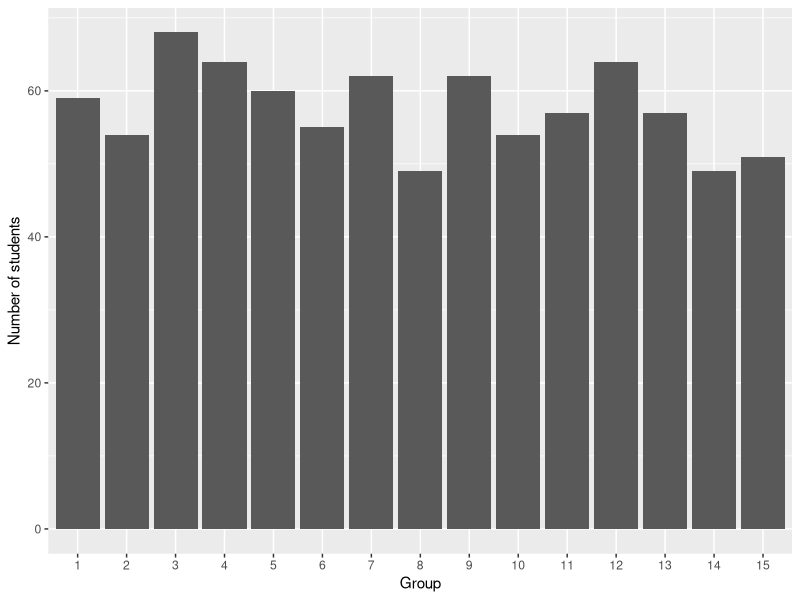
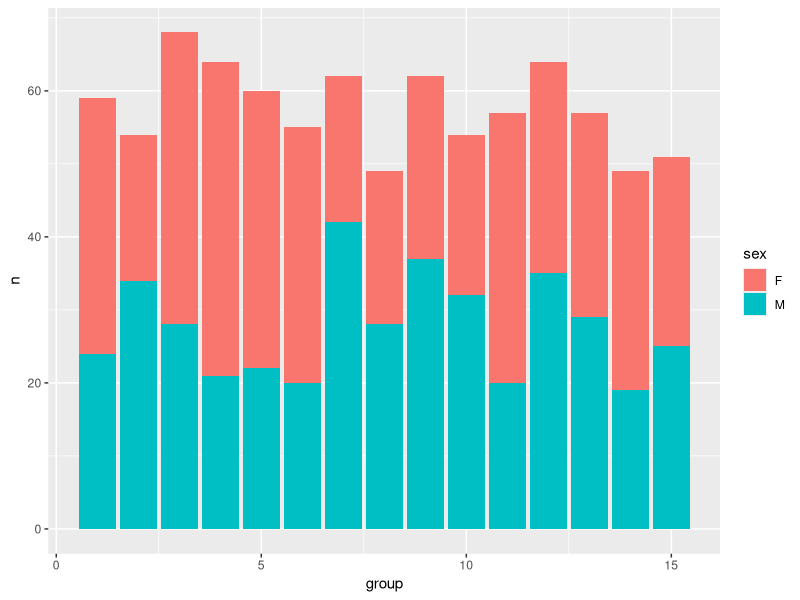
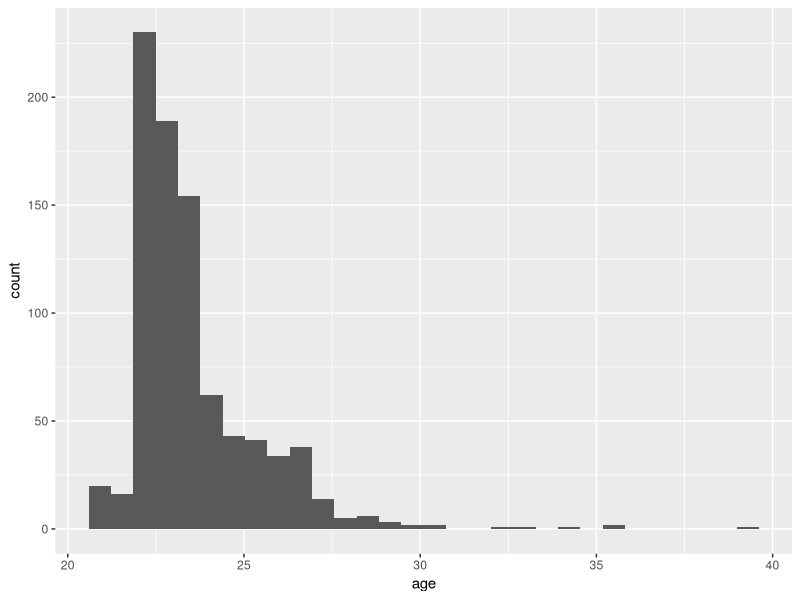

Write the R code that produced these figures, in order.
## ---- chunk 1
library(readr)
library(here)
courses <- read_csv(here("courses.csv"), show_col_types = FALSE)
## ---- chunk 2
library(dplyr)
library(knitr)

courses |> 
  rename(
    course_name = course,
    identifier = course_id,
    number_of_exams = nb_grades
  ) |> 
  arrange(course_name) |> 
  kable()
## ---- chunk 3

students <- read_csv(here("students.csv"),show_col_types = FALSE) |>
  mutate(
    birth_date = as.Date(birth_date),
    sex = factor(sex)
  )

birth_date_class <- class(students$birth_date)
sex_class <- class(students$sex)

students |>
  slice_head(n = 5) |>
  kable()
## ---- chunk 4
library(readr)

grades <- read_delim(
  "grades.csv",
  delim = "|",
  na = "$",
  show_col_types = FALSE
)


## ---- chunk 5
library(dplyr)
library(ggplot2)

students |>
  count(group, name = "nb_students") |>
  ggplot(aes(x = factor(group), y = nb_students)) +
  geom_col() +
  labs(x = "Group", y = "Number of students")
## ---- chunk 6

students |>
  count(group, sex) |>
  ggplot(aes(x = group, y = n, fill = sex)) +
  geom_col()
## ---- chunk 7
library(lubridate)

students |>
  mutate(age = time_length(today() - birth_date, unit = "year")) |>
  ggplot(aes(x = age)) +
  geom_histogram()
